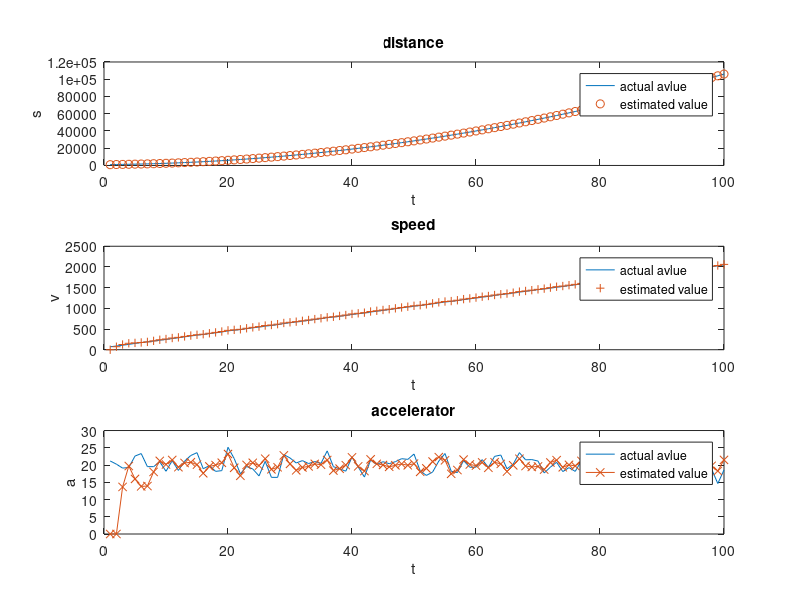

The MATLAB script that drew this image:
%% Five equation explaination
% 1: variable relationship between this moment and last moment
% 2: figure out estimated value and actual value variance, to estimate
% current estimated value
% 3: kf gain (matrix)
% 4: estimated value
% 5: adjust/correct estimated value and actual value var
%% initialized inforamtion
clear; 
clc;
close all;

N = 100;            % kf tracking points
r = 3;              % estimated number of variables
t = 1:N;            % time stamp
T = 1;              % scan interval
s = zeros(1,N);     % declare distance
v = zeros(1,N);     % declare speed
a = zeros(1,N);     % declare acccelerator
a(t) = 20;          % accelerator, const as default
s0 = 1000;          % tracked distance, initial 1000
v0 = 50;            % initial speed
for n = 1:N
    v(n) = v0 + a(n)*n;
    s(n) = 1000 + v0*n + 0.5*a(n)*n*n;
end
wt = randn(1,N);    % system noise
wt = sqrt(4)*wt./std(wt);
s = s + wt;
v = v + wt;
a(t) = a(t) + wt(t);
%% kf part
Y0 = [900 0 0]';    % state matrix initial
Y = [Y0 zeros(r,N-1)];% stste matrix: k_s,k_v,k_a
A = [1 1 0;         % transfer matrix
     0 1 1;         
     0 0 1];
H = [1 0 0];        % measure matrix
Qk = [0 0 0;        % system noise matrix
      0 0 0;
      0 0 20];
Rk = 16;            % measure noise matrix
P0 = [30 0 0;       % avg-square error matrix initial
      0 20 0;
      0 0 10];
P1 = P0;
P2 = zeros(r);
for k = 2:N
    Y(:,k) = A*Y(:,k-1);
    P2 = A*P1*A' + Qk;
    Kk = P2*H'*inv(H*P2*H'+Rk);
    Y(:,k) = Y(:,k)+Kk*(s(:,k)-H*Y(:,k));
    P1 = (eye(r)-Kk*H)*P2;
end
k_s = Y(1,:);
k_v = Y(2,:);
k_a = Y(3,:);
subplot(3,1,1);
plot(t,s(t),'-',t,k_s(t),'o');
title('distance');
legend('actual avlue','estimated value');
xlabel('t');
ylabel('s');
subplot(3,1,2);
plot(t,v(t),t,k_v(t),'+');
title('speed');
legend('actual avlue','estimated value');
xlabel('t');
ylabel('v');
subplot(3,1,3);
plot(t,a(t),t,k_a(t),'-x');
title('accelerator');
legend('actual avlue','estimated value');
xlabel('t');
ylabel('a');
axis([0,N,0,30]);


















